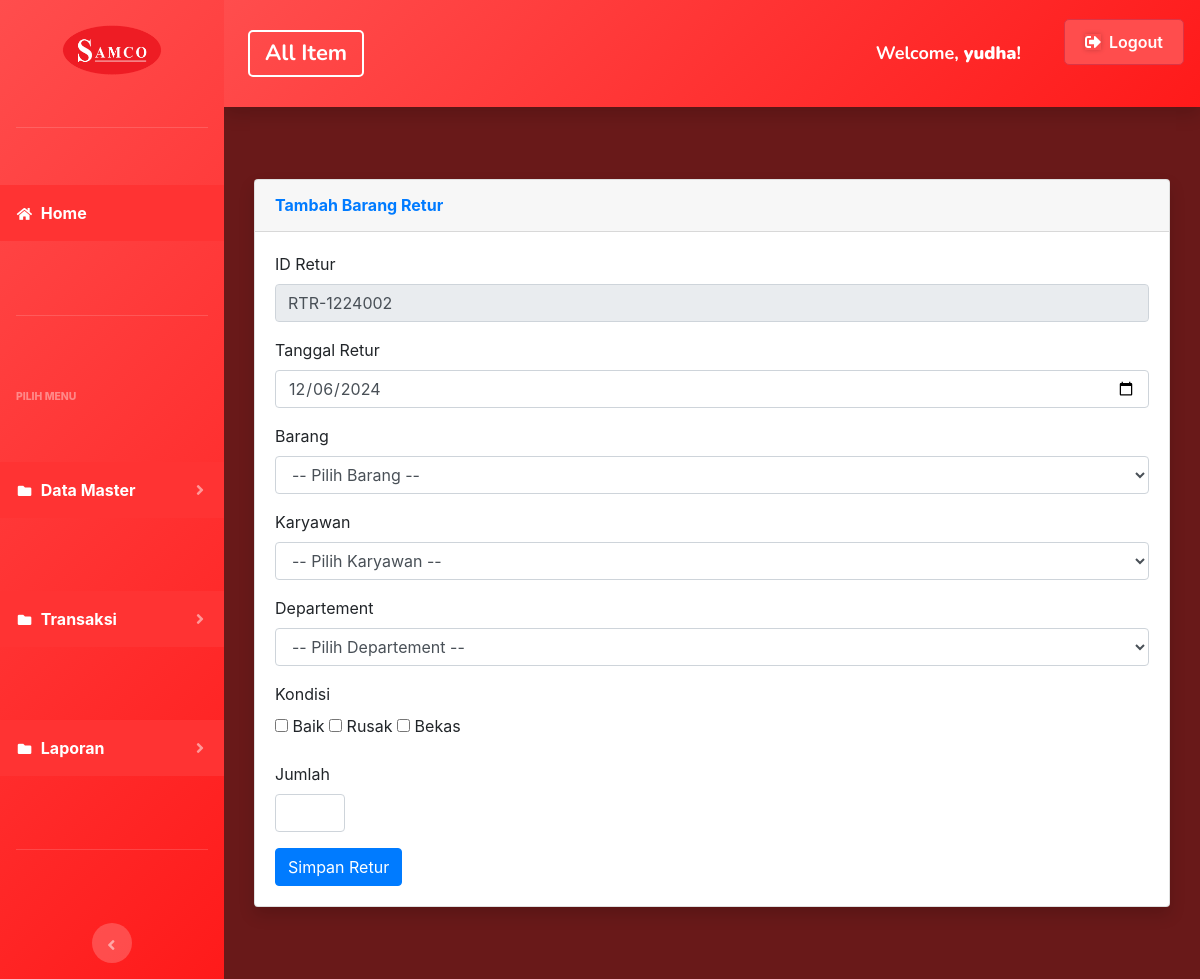
The page /index.php?page=barangretur&aksi=tambahbarangretur (signed in) on the database as committed earlier.
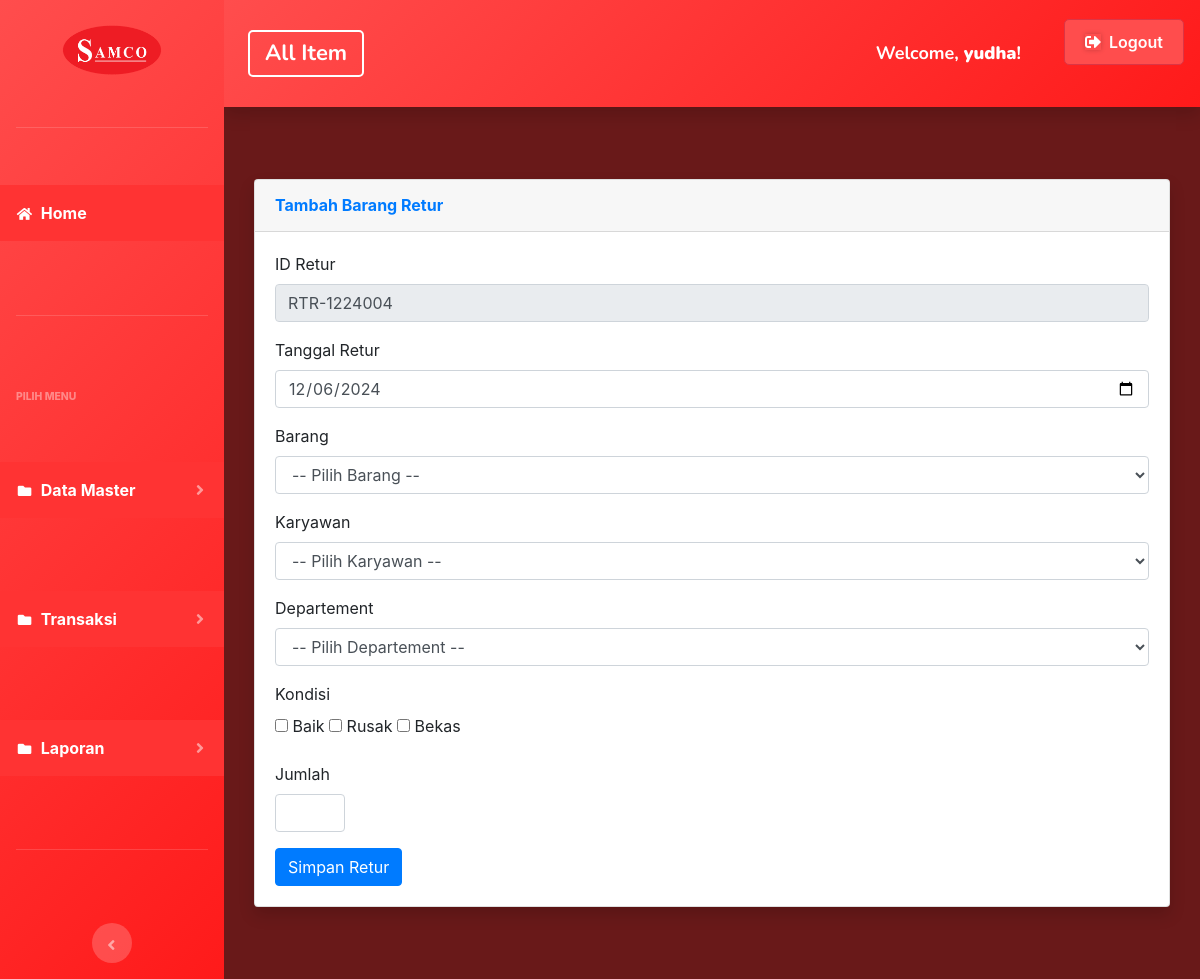
The same page on the database as committed later.
### tables this page shows
CREATE TABLE `barang_retur` (
  `id_retur` varchar(20) NOT NULL,
  `id_transaksi` varchar(20) DEFAULT NULL,
  `tanggal_retur` date DEFAULT NULL,
  `kode_barang` varchar(20) DEFAULT NULL,
  `nama_barang` varchar(255) DEFAULT NULL,
  `jenis_barang` varchar(100) NOT NULL,
  `kondisi` text DEFAULT NULL,
  `kerusakan_dropdown` text DEFAULT NULL,
  `kerusakan` text DEFAULT NULL,
  `jumlah` int(11) DEFAULT NULL,
  `tujuan` varchar(255) DEFAULT NULL,
  `karyawan_id` int(11) NOT NULL,
  `departemen_id` int(11) NOT NULL
);

### page/barangretur/tambahbarangretur.php (the view, shortened to what this page needs)
<?php
$koneksi = new mysqli("localhost", "root", "", "webinventory");
$no = mysqli_query($koneksi, "SELECT id_retur FROM barang_retur ORDER BY id_retur DESC LIMIT 1");
$idtran = mysqli_fetch_array($no);
if ($idtran) {
    $kode = $idtran['id_retur'];
} else {
    $kode = "RTR-" . date("m") . date("y") . "000";
}
$urut = substr($kode, 8, 3);
$tambah = (int) $urut + 1;
$bulan = date("m");
$tahun = date("y");
if (strlen($tambah) == 1) {
    $format = "RTR-" . $bulan . $tahun . "00" . $tambah;
} else if (strlen($tambah) == 2) {
    $format = "RTR-" . $bulan . $tahun . "0" . $tambah;
} else {
    $format = "RTR-" . $bulan . $tahun . $tambah;
}
$tanggal_retur = date("Y-m-d");
?>
<div class="container-fluid">
    <div class="card shadow mb-4">
        <div class="card-header py-3">
            <h6 class="m-0 font-weight-bold text-primary">Tambah Barang Retur</h6>
        </div>
        <div class="card-body">
            <div class="table-responsive">
                <form method="POST" enctype="multipart/form-data">
                    <label for="id_retur">ID Retur</label>
                    <div class="form-group">
                        <input type="text" name="id_retur" class="form-control" id="id_retur"
                            value="<?php echo $format; ?>" readonly />
                    </div>
                    <label for="tanggal_retur">Tanggal Retur</label>
                    <div class="form-group">
                        <input type="date" name="tanggal_retur" class="form-control" id="tanggal_retur"
                            value="<?php echo $tanggal_retur; ?>" />
                    </div>
                    <label for="barang">Barang</label>
                    <div class="form-group">
                        <select name="barang" id="cmb_barang" class="form-control">
                            <option value="">-- Pilih Barang --</option>
                        </select>
                    </div>
                    <div class="mb-3">
                        <label for="karyawan_id" class="form-label">Karyawan</label>
                        <select name="karyawan_id" id="karyawan_id" class="form-control">
                            <option value="">-- Pilih Karyawan --</option>
                        </select>
                    </div>
                    <div class="mb-3">
                        <label for="departemen_id" class="form-label">Departement</label>
                        <select name="departemen_id" id="departemen_id" class="form-control">
                            <option value="">-- Pilih Departement --</option>
                        </select>
                    </div>
                    <label for="kondisi">Kondisi</label>
                    <div class="form-group">
                        <div class="checkbox-group">
                            <label><input type="checkbox" name="kondisi[]" value="Baik" /> Baik</label>
                            <label><input type="checkbox" name="kondisi[]" value="Rusak" id="checkbox_rusak" />
                                Rusak</label>
                            <label><input type="checkbox" name="kondisi[]" value="Bekas" /> Bekas</label>
                        </div>
                    </div>
                    <label for="">Jumlah</label>
                    <div class="form-group">
                        <div class="form-line">
                            <input type="number" name="jumlah_retur" class="form-control" style="max-width: 70px;"
                                inputmode="numeric" min="0" step="1" />
                        </div>
                    </div>
                    <input type="submit" name="simpan_retur" value="Simpan Retur" class="btn btn-primary" />
                </form>
            </div>
        </div>
    </div>
</div>

Rows that differ between the two databases and show on the page:
no longer on this page (row edited): barang_retur: id_retur "RTR-1224002"
added barang_retur: id_retur "RTR-1224004"
